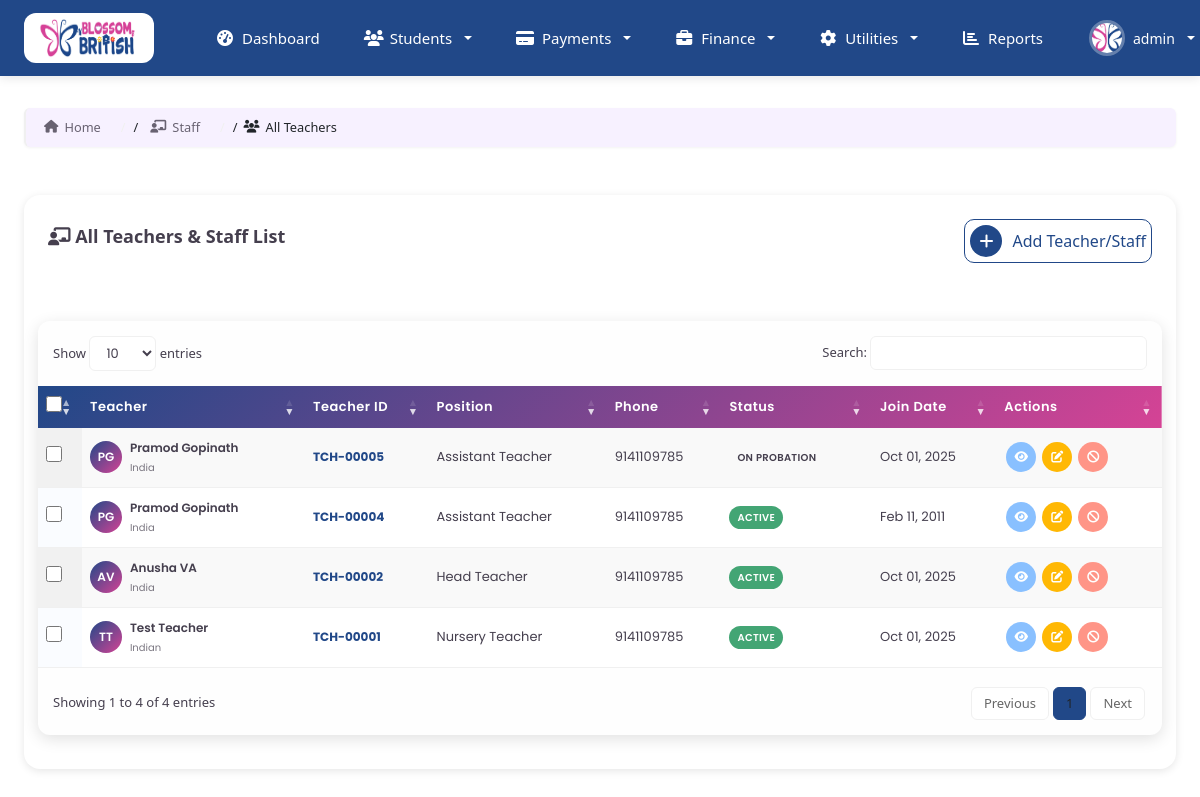
Page /utils/teachers/ (signed in) on the committed database.
### home/models.py (models this page shows, shortened)
class CustomUser(AbstractBaseUser, PermissionsMixin):
    email = models.EmailField(unique=True, verbose_name='email address')
    username = models.CharField(max_length=30, unique=True,verbose_name='username')
    first_name = models.CharField(max_length=30, blank=True, verbose_name='first name')
    last_name = models.CharField(max_length=30, blank=True, verbose_name='last name')
    is_active = models.BooleanField(default=True, verbose_name='active')
    is_staff = models.BooleanField(default=False, verbose_name='staff status')
    avatar = models.ImageField(upload_to='avatars/', blank=True, null=True)
    role = models.CharField(max_length=20,
                            choices=(
                                ("user","user"),
                                ("account","account"),
                                ("admin","admin"),
                            ),
                            default='user'
                            )
    date_joined = models.DateTimeField(auto_now_add=True, verbose_name='date joined')
    objects = CustomUserManager()
    USERNAME_FIELD = 'username'
    REQUIRED_FIELDS = ["first_name", "last_name", "email"]
    class Meta:
        verbose_name = 'user'
        verbose_name_plural = 'users'

### utils/models.py (models this page shows, shortened)
class Teacher(models.Model):
    POSITION_CHOICES = [
        ('nursery_teacher', 'Nursery Teacher'),
        ('assistant_teacher', 'Assistant Teacher'),
        ('head_teacher', 'Head Teacher'),
        ('manager', 'Manager'),
        ('admin_staff', 'Administrative Staff'),
        ('support_staff', 'Support Staff'),
    ]
    STATUS_CHOICES = [
        ('active', 'Active'),
        ('on_probation', 'On Probation'),
        ('on_leave', 'On Leave'),
        ('resigned', 'Resigned'),
        ('terminated', 'Terminated'),
    ]
    GENDER_CHOICES = [
        ('male', 'Male'),
        ('female', 'Female'),
        ('other', 'Other'),
    ]
    teacher_id = models.CharField(max_length=20, unique=True, editable=False)
    first_name = models.CharField(max_length=100)
    last_name = models.CharField(max_length=100)
    full_name = models.CharField(max_length=200, blank=True)
    gender = models.CharField(max_length=10, choices=GENDER_CHOICES)
    date_of_birth = models.DateField(null=True, blank=True)
    nationality = models.CharField(max_length=100)
    religion = models.CharField(max_length=100, blank=True)
    emirates_id = models.CharField(max_length=20, blank=True, unique=True, null=True)
    passport_number = models.CharField(max_length=50, blank=True)
    email = models.EmailField(unique=True)
    phone_number = models.CharField(max_length=20)
    alternative_phone = models.CharField(max_length=20, blank=True)
    full_address = models.TextField()
    city = models.CharField(max_length=100)
    po_box = models.CharField(max_length=20, blank=True)
    position = models.CharField(max_length=50, choices=POSITION_CHOICES)
    start_date = models.DateField()
    end_date = models.DateField(null=True, blank=True)
    reporting_to = models.CharField(max_length=100, default='Nursery Manager')
    work_location = models.CharField(max_length=200, default='Blossom British Kids Center, Al Jurf, Ajman')
    working_hours_start = models.TimeField(default='08:00')
    working_hours_end = models.TimeField(default='17:00')
    working_days = models.CharField(max_length=100, default='Monday to Saturday')
    basic_salary = models.DecimalField(max_digits=10, decimal_places=2, validators=[MinValueValidator(0)])
    accommodation_allowance = models.DecimalField(max_digits=10, decimal_places=2, default=0, validators=[MinValueValidator(0)])
    transportation_allowance = models.DecimalField(max_digits=10, decimal_places=2, default=0, validators=[MinValueValidator(0)])
    total_salary = models.DecimalField(max_digits=10, decimal_places=2, editable=False)
    probation_period_months = models.IntegerField(default=6, validators=[MinValueValidator(1), MaxValueValidator(12)])
    annual_leave_days = models.IntegerField(default=30)
    highest_qualification = models.CharField(max_length=200)
    years_of_experience = models.IntegerField(validators=[MinValueValidator(0)])
    certifications = models.TextField(blank=True, help_text="List all relevant certifications")
    languages_spoken = models.CharField(max_length=200, blank=True)
    photo = models.ImageField(upload_to='teacher_photos/', blank=True, null=True)
    cv_document = models.FileField(upload_to='teacher_documents/cv/', blank=True, null=True)
    qualification_certificates = models.FileField(upload_to='teacher_documents/certificates/', blank=True, null=True)
    emirates_id_copy = models.FileField(upload_to='teacher_documents/emirates_id/', blank=True, null=True)
    passport_copy = models.FileField(upload_to='teacher_documents/passport/', blank=True, null=True)
    emergency_contact_name = models.CharField(max_length=100)
    emergency_contact_relationship = models.CharField(max_length=50)
    emergency_contact_phone = models.CharField(max_length=20)
    reference_1_name = models.CharField(max_length=100, blank=True)
    reference_1_contact = models.CharField(max_length=100, blank=True)
    reference_2_name = models.CharField(max_length=100, blank=True)
    reference_2_contact = models.CharField(max_length=100, blank=True)
    status = models.CharField(max_length=20, choices=STATUS_CHOICES, default='on_probation')
    is_active = models.BooleanField(default=True)
    offer_accepted = models.BooleanField(default=True)
    offer_acceptance_date = models.DateField(null=True, blank=True)
    contract_signed = models.BooleanField(default=False)
    contract_signed_date = models.DateField(null=True, blank=True)
    notes = models.TextField(blank=True)
    created_at = models.DateTimeField(auto_now_add=True)
    updated_at = models.DateTimeField(auto_now=True)
    class Meta:
        ordering = ['-created_at']
        verbose_name = 'Teacher/Staff'
        verbose_name_plural = 'Teachers/Staff'

### home/decorators.py (the view)
    def wrapper_func(request, *args, **kwargs):
        if request.user.is_authenticated:
            return view_func(request,*args,**kwargs)
        else:
            messages.info(request,"You are not logged in please login to continue")
            return redirect("signin")

### home/context_processors.py (called while the page is built)
def user_context(request):
    if isinstance(request.user, AnonymousUser):
        return {}
    return {
        'user_full_name': f"{request.user.first_name} {request.user.last_name}".strip(),
        'user_initials': f"{request.user.first_name[:1]}{request.user.last_name[:1]}".upper() if request.user.first_name and request.user.last_name else request.user.username[:2].upper(),
        'user_role_display': request.user.role.title() if hasattr(request.user, 'role') else 'User',
    }

### utils/views.py (called while the page is built, shortened)
@unauthenticated_user
def teacher_list(request):
    teachers = Teacher.objects.all()
    search_query = request.GET.get('search', '')
    context = {
        'teachers': teachers,
        'search_query': search_query
    }
    return render(request, 'teachers/teacher_list.html', context)

### templates/teachers/teacher_list.html (shortened to what this page needs)
{% extends 'auth_templates/index.html' %}
{% load static %}
{% block content %}
<div class="breadcrumb-container">
    <nav aria-label="breadcrumb" class="custom-breadcrumb">
        <div class="breadcrumb-wrapper">
            <ol class="breadcrumb-list">
                <li class="breadcrumb-item">
                    <a href="{% url 'index' %}" class="breadcrumb-link">
                        <i class="fas fa-home"></i>
                        <span>Home</span>
                    </a>
                </li>
                <li class="breadcrumb-item">
                    <a href="{% url 'teacher_list' %}" class="breadcrumb-link">
                        <i class="fas fa-chalkboard-teacher"></i>
                        <span>Staff</span>
                    </a>
                </li>
                <li class="breadcrumb-item active" aria-current="page">
                    <i class="fas fa-users"></i>
                    <span>All Teachers</span>
                </li>
            </ol>
        </div>
    </nav>
</div>
<div class="students-container">
    <div class="dashboard-card-1">
        <div class="card-header">
            <h3><i class="fas fa-chalkboard-teacher"></i> All Teachers & Staff List</h3>
            <a href="{% url 'teacher_create' %}" class="add-item-button">
                <span class="add-event"><i class="fas fa-plus"></i></span>
                <span style="margin-left: 10px;">Add Teacher/Staff</span>
            </a>
        </div>
        <div class="card-content">
            <div class="table-responsive-1">
                <table id="teachersTable" class="display">
                    <thead>
                        <tr>
                            <th><input type="checkbox" id="selectAll"></th>
                            <th>Teacher</th>
                            <th>Teacher ID</th>
                            <th>Position</th>
                            <th>Phone</th>
                            <th>Status</th>
                            <th>Join Date</th>
                            <th>Actions</th>
                        </tr>
                    </thead>
                    <tbody>
                        {% for teacher in teachers %}
                        <tr>
                            <td><input type="checkbox" class="teacher-checkbox" value="{{ teacher.pk }}"></td>
                            <td>
                                <div style="display: flex; align-items: center; gap: 8px;">
                                    <div class="avatar">
                                        {{ teacher.first_name|first }}{{ teacher.last_name|first }}
                                    </div>
                                    <div>
                                        <strong style="font-weight: 600; color: var(--e-global-color-text); font-size: 12px;">
                                            {{ teacher.full_name }}</strong>
                                        <br><small style="color: var(--e-global-color-text); opacity: 0.7; font-size: 10px;">
                                            {{ teacher.nationality }}</small>
                                    </div>
                                </div>
                            </td>
                            <td><strong style="color: var(--e-global-color-primary); font-size: 12px;">
                                {{ teacher.teacher_id }}</strong></td>
                            <td style="color: var(--e-global-color-text); font-size: 12px;">
                                {{ teacher.get_position_display }}</td>
                            <td style="color: var(--e-global-color-text); font-size: 12px;">
                                {{ teacher.phone_number }}</td>
                            <td>
                                <span class="status-badge status-{{ teacher.status }}">
                                    {{ teacher.get_status_display }}
                                </span>
                            </td>
                            <td style="color: var(--e-global-color-text); font-size: 12px;">
                                {{ teacher.start_date|date:"M d, Y" }}</td>
                            <td>
                                <div style="display: flex; align-items: center; gap: 2px;">
                                    <a href="{% url 'teacher_detail' teacher.pk %}" title="View">
                                        <i class="fas fa-eye"></i>
                                    </a>
                                    <a href="{% url 'teacher_update' teacher.pk %}" title="Edit">
                                        <i class="fas fa-edit"></i>
                                    </a>
                                    {% if teacher.is_active %}
                                    <a href="{% url 'disable_teacher' teacher.pk %}" title="Disable">
                                        <i class="fas fa-ban"></i>
                                    </a>
                                    {% else %}
                                    <a href="{% url 'enable_teacher' teacher.pk %}" title="Enable">
                                        <i class="fas fa-check"></i>
                                    </a>
                                    {% endif %}
                                </div>
                            </td>
                        </tr>
                        {% endfor %}
                    </tbody>
                </table>
            </div>
        </div>
    </div>
</div>
<link rel="stylesheet" href="{% static 'css/jquery.dataTables.min.css' %}">
{% endblock %}

### templates/auth_templates/index.html (shortened to what this page needs)
<!DOCTYPE html>
{% load static %}
<html lang="en">
<head>
    <link rel="stylesheet" href="{% static 'css/styles.css' %}">
    <link href="https://cdnjs.cloudflare.com/ajax/libs/font-awesome/6.4.0/css/all.min.css" rel="stylesheet">
  <link href="{% static 'glightbox/glightbox.min.css' %}" rel="stylesheet">
    <link href="https://cdnjs.cloudflare.com/ajax/libs/bootstrap/5.3.2/css/bootstrap.min.css" rel="stylesheet">
    <link href="https://cdnjs.cloudflare.com/ajax/libs/font-awesome/6.4.0/css/all.min.css" rel="stylesheet">
</head>
<body>
 <nav class="navbar navbar-expand-lg custom-navbar sticky-top">
    <div class="container-fluid px-4">
        <a class="navbar-brand" href="{% url 'index' %}">
            <img src="{% static 'img/BB_LOGO_V1.png' %}" alt="Blossom British"  style="max-width: 100px;">
        </a>
        <div class="collapse navbar-collapse" id="navbarNav">
            <ul class="navbar-nav me-auto ms-4">
                <li class="nav-item">
                    <a class="nav-link" href="{% url 'index' %}">
                        <i class="fas fa-tachometer-alt"></i>
                        Dashboard
                    </a>
                </li>
                <li class="nav-item dropdown">
                    <a class="nav-link dropdown-toggle" href="#" role="button" data-bs-toggle="dropdown" aria-expanded="false">
                        <i class="fas fa-users"></i>
                        Students
                    </a>
                </li>
                <li class="nav-item dropdown">
                    <a class="nav-link dropdown-toggle" href="#" role="button" data-bs-toggle="dropdown" aria-expanded="false">
                        <i class="fas fa-credit-card"></i>
                        Payments
                    </a>
                </li>
                <li class="nav-item dropdown">
                    <a class="nav-link dropdown-toggle" href="#" role="button" data-bs-toggle="dropdown" aria-expanded="false">
                        <i class="fas fa-briefcase"></i> Finance
                    </a>
                </li>
                <li class="nav-item dropdown">
                    <a class="nav-link dropdown-toggle" href="#" role="button" data-bs-toggle="dropdown" aria-expanded="false">
                        <i class="fas fa-cog"></i>
                        Utilities
                    </a>
                </li>
                <li class="nav-item">
                    <a class="nav-link" href="{% url 'reports_dashboard' %}">
                        <i class="fas fa-chart-bar"></i> Reports
                    </a>
                </li>
            </ul>
            <ul class="navbar-nav ms-auto">
                <li class="nav-item dropdown">
                    <a class="nav-link dropdown-toggle user-menu text-white" href="#" role="button" data-bs-toggle="dropdown" aria-expanded="false">
                        {% if user.avatar %}
                            <img src="{{ user.avatar.url }}" alt="User" class="user-avatar">
                        {% else %}
                            <img src="{% static 'img/userplaceholder.png' %}" alt="User" class="user-avatar">
                        {% endif %}
                        <span class="user-name">{{ user.username }}</span>
                    </a>
                </li>
            </ul>
        </div>
    </div>
</nav>
<main class="main-content">
    <div class="dashboard-container">
        {% block content %}{% endblock %}
    </div>
</main>
</body>
</html>

### rows in the picture
CustomUser: avatar (picture), username "admin"
Teacher: first_name|first "P", last_name|first "G", full_name "Pramod Gopinath", nationality "India", teacher_id "TCH-00005", position "Assistant Teacher", phone_number "9141109785", status "ON PROBATION", start_date "Oct 01, 2025", is_active True (drawn)
Teacher: first_name|first "P", last_name|first "G", full_name "Pramod Gopinath", nationality "India", teacher_id "TCH-00004", position "Assistant Teacher", phone_number "9141109785", status "ACTIVE", start_date "Feb 11, 2011", is_active True (drawn)
Teacher: first_name|first "A", last_name|first "V", full_name "Anusha VA", nationality "India", teacher_id "TCH-00002", position "Head Teacher", phone_number "9141109785", status "ACTIVE", start_date "Oct 01, 2025", is_active True (drawn)
Teacher: first_name|first "T", last_name|first "T", full_name "Test Teacher", nationality "Indian", teacher_id "TCH-00001", position "Nursery Teacher", phone_number "9141109785", status "ACTIVE", start_date "Oct 01, 2025", is_active True (drawn)
